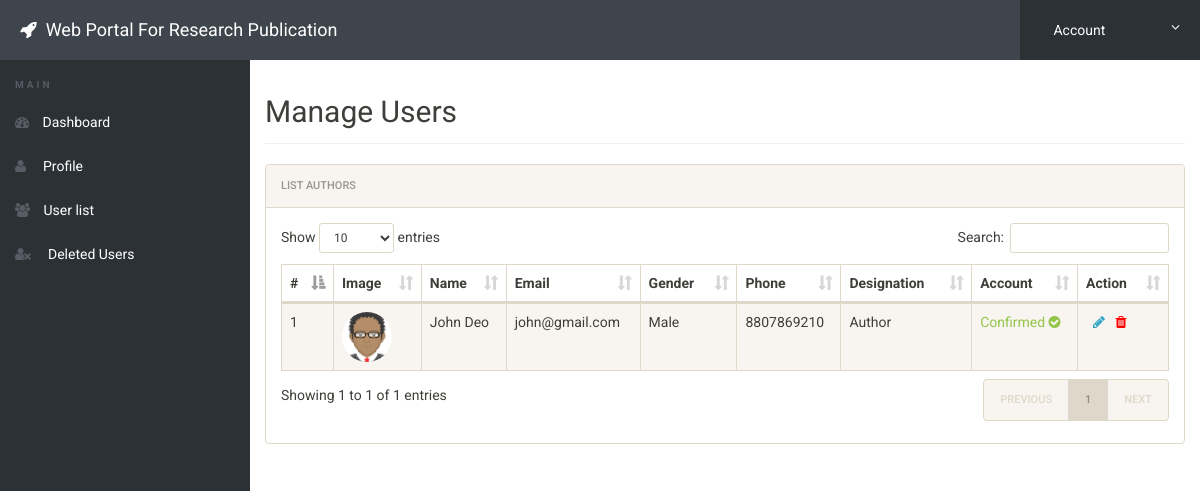
The page /admin/userlist.php (signed in) on the database its author committed.
### tables this page shows
CREATE TABLE `users` (
  `id` int NOT NULL,
  `name` varchar(50) NOT NULL,
  `email` varchar(50) NOT NULL,
  `password` varchar(50) NOT NULL,
  `gender` varchar(50) NOT NULL,
  `mobile` varchar(50) NOT NULL,
  `designation` varchar(50) NOT NULL,
  `image` varchar(50) NOT NULL,
  `status` int NOT NULL
);

### admin/userlist.php (the view, shortened to what this page needs)
<?php
include('includes/config.php');
if (strlen($_SESSION['alogin']) == 0) {
	header('location:index.php');
} else {
?>
	<!doctype html>
	<html lang="en" class="no-js">
	<head>
		<link rel="stylesheet" href="css/font-awesome.min.css">
		<link rel="stylesheet" href="css/bootstrap.min.css">
		<link rel="stylesheet" href="css/dataTables.bootstrap.min.css">
		<link rel="stylesheet" href="css/bootstrap-social.css">
		<link rel="stylesheet" href="css/bootstrap-select.css">
		<link rel="stylesheet" href="css/fileinput.min.css">
		<link rel="stylesheet" href="css/awesome-bootstrap-checkbox.css">
		<link rel="stylesheet" href="css/style.css">
	</head>
	<body>
		<?php include('includes/header.php'); ?>
		<div class="ts-main-content">
			<?php include('includes/leftbar.php'); ?>
			<div class="content-wrapper">
				<div class="container-fluid">
					<div class="row">
						<div class="col-md-12">
							<h2 class="page-title">Manage Users</h2>
							<div class="panel panel-default">
								<div class="panel-heading">List Authors</div>
								<div class="panel-body">
									<table id="zctb" class="display table table-striped table-bordered table-hover" cellspacing="0" width="100%">
										<thead>
											<tr>
												<th>#</th>
												<th>Image</th>
												<th>Name</th>
												<th>Email</th>
												<th>Gender</th>
												<th>Phone</th>
												<th>Designation</th>
												<th>Account</th>
												<th>Action</th>
											</tr>
										</thead>
										<tbody>
											<?php $sql = "SELECT * from  users ";
											$query = $dbh->prepare($sql);
											$query->execute();
											$results = $query->fetchAll(PDO::FETCH_OBJ);
											$cnt = 1;
											if ($query->rowCount() > 0) {
												foreach ($results as $result) {				?>
													<tr>
														<td><?php echo htmlentities($cnt); ?></td>
														<td><img src="../images/<?php echo htmlentities($result->image); ?>" style="width:50px; border-radius:50%;" /></td>
														<td><?php echo htmlentities($result->name); ?></td>
														<td><?php echo htmlentities($result->email); ?></td>
														<td><?php echo htmlentities($result->gender); ?></td>
														<td><?php echo htmlentities($result->mobile); ?></td>
														<td><?php echo htmlentities($result->designation); ?>
														<td>
															<?php if ($result->status == 1) { ?>
																<a class="text-success" href="userlist.php?confirm=<?php echo htmlentities($result->id); ?>" onclick="return confirm('Do you really want to Un-Confirm the Account')">Confirmed <i class="fa fa-check-circle"></i></a>
															<?php } else { ?>
																<a class="text-danger" href="userlist.php?unconfirm=<?php echo htmlentities($result->id); ?>" onclick="return confirm('Do you really want to Confirm the Account')">Un-Confirmed <i class="fa fa-times-circle"></i></a>
															<?php } ?>
														</td>
														</td>
														<td>
															<a href="edit-user.php?edit=<?php echo $result->id; ?>" onclick="return confirm('Do you want to Edit');">&nbsp; <i class="fa fa-pencil"></i></a>&nbsp;&nbsp;
															<a href="userlist.php?del=<?php echo $result->id; ?>&name=<?php echo htmlentities($result->email); ?>" onclick="return confirm('Do you want to Delete');"><i class="fa fa-trash" style="color:red"></i></a>&nbsp;&nbsp;
														</td>
													</tr>
											<?php $cnt = $cnt + 1;
												}
											} ?>
										</tbody>
									</table>
								</div>
							</div>
						</div>
					</div>
				</div>
			</div>
		</div>
	</body>
	</html>
<?php } ?>

### admin/css/style.css (style rules this page uses)
html { font-size: 14px; }
@media only screen and (min-width: 480px) { html { font-size: 17px; } }
@media only screen and (min-width: 768px) { html { font-size: 14px; } }
body { font-size: 1em; }
a { color: #37a6c4; }
.panel { overflow: hidden; }
.page-title { padding-bottom: 15px; margin-bottom: 20px; border-bottom: 1px solid #f0f0f0; }
.ts-main-content .content-wrapper { padding-top: 15px; margin-top: 60px; }
@media only screen and (min-width: 992px) { .ts-main-content .content-wrapper { margin-left: 250px; } }

### rows shown on the page
users: image (placeholder picture), name "John Deo", email "john@gmail.com", gender "Male", mobile "8807869210", designation "Author"
